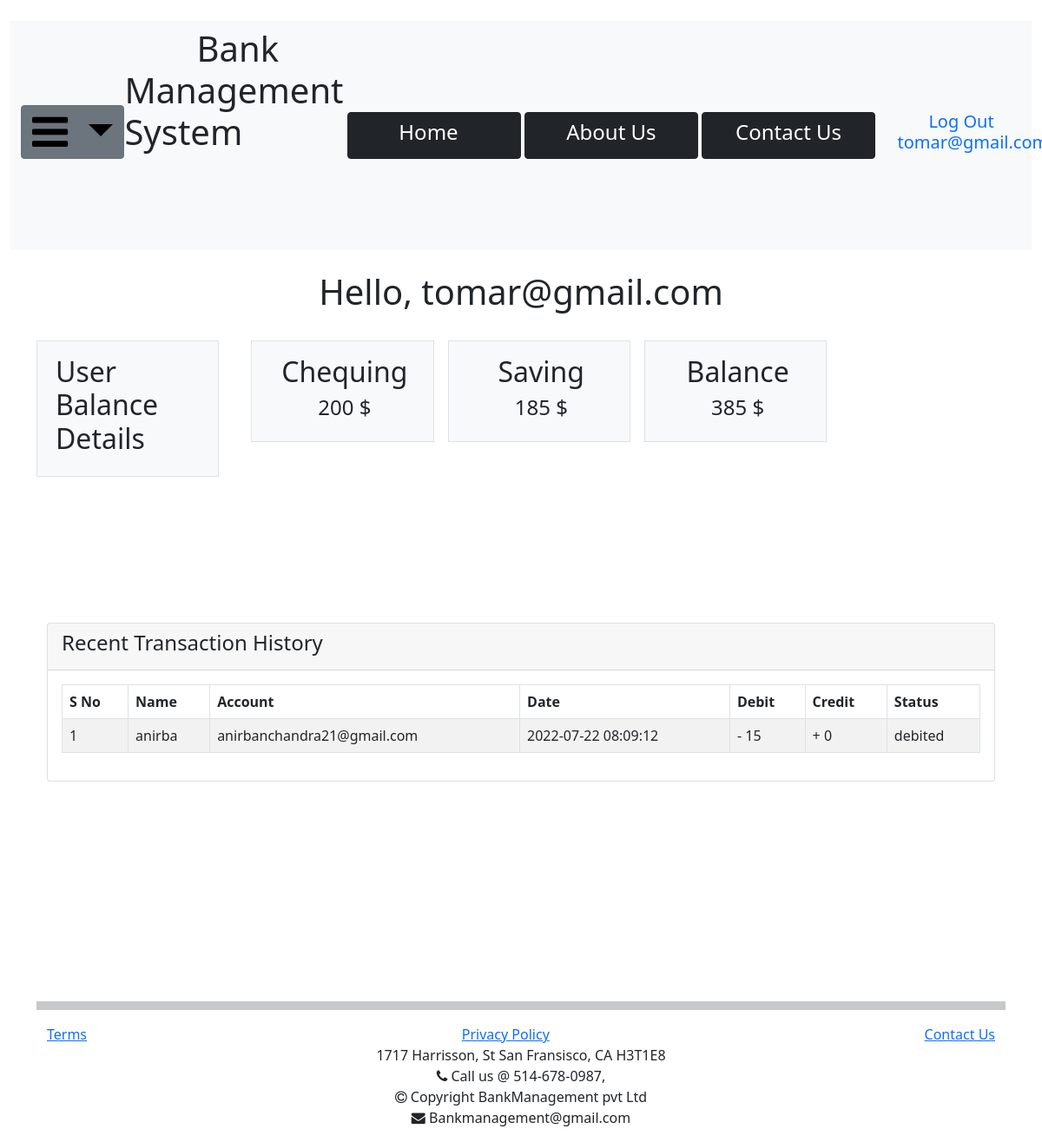
The page /userhome.php (signed in) on the database its author committed.
### tables this page shows
CREATE TABLE `customer_inf` (
  `id` int(11) NOT NULL,
  `SIN` int(11) NOT NULL,
  `cname` varchar(191) NOT NULL,
  `email` varchar(191) NOT NULL,
  `password` varchar(25) NOT NULL,
  `gender` varchar(6) NOT NULL DEFAULT 'MALE',
  `phNo` varchar(15) NOT NULL,
  `address` varchar(191) NOT NULL,
  `balance` int(11) NOT NULL DEFAULT 400,
  `saving` int(11) NOT NULL DEFAULT 200,
  `chequin` int(11) NOT NULL DEFAULT 200,
  `loanApply` varchar(12) NOT NULL DEFAULT 'NOT APPLIED',
  `status` varchar(8) NOT NULL DEFAULT 'ACTIVE',
  `photo` varchar(100) NOT NULL,
  `pin` varchar(15) NOT NULL,
  `Register_date` timestamp NOT NULL DEFAULT current_timestamp(),
  `cardNo` varchar(16) NOT NULL,
  `exDate` text NOT NULL DEFAULT '10/25',
  `cvv` int(3) NOT NULL,
  `cardStatus` varchar(11) NOT NULL DEFAULT 'ACTIVE',
  `cust_img` varchar(100) NOT NULL
);

CREATE TABLE `customer_transaction` (
  `id` int(11) NOT NULL,
  `email` varchar(191) NOT NULL,
  `toname` varchar(191) NOT NULL DEFAULT 'XYZ',
  `toaccount` varchar(191) NOT NULL,
  `transactionTime` timestamp NOT NULL DEFAULT current_timestamp(),
  `balance` varchar(11) NOT NULL,
  `debit` int(11) NOT NULL,
  `credit` int(11) NOT NULL,
  `rfNo` varchar(13) NOT NULL,
  `status` varchar(10) NOT NULL DEFAULT 'debited'
);

### userhome.php (the view, shortened to what this page needs)
<?php
require 'custCode.php';
$email=$_SESSION['email'];
$select = " SELECT * FROM `mydb`.`customer_inf` WHERE email = '$email' ";
$run_query=mysqli_query($con,$select);
?>
<!doctype html>
<html lang="en">
  <head>
    <link href="https://cdn.jsdelivr.net/npm/bootstrap@5.0.2/dist/css/bootstrap.min.css" rel="stylesheet">
        <link href="https://cdn.jsdelivr.net/npm/bootstrap@5.0.2/dist/css/bootstrap.min.css" rel="stylesheet"
>
        <link rel="stylesheet" href="https://cdn.jsdelivr.net/npm/bootstrap-icons@1.5.0/font/bootstrap-icons.css">
    </head>
    <body>
        <?php include('nav.php');?><br>
        <div class="container"><center>
        <h1>Hello, <?= $email ?></h1></center>
          <br>
          <div class="row row-cols-2 row-cols-lg-5 g-2 g-lg-3">
    <div class="col">
      <div class="p-3 border bg-light">
      <h2 style="margin-left:5px">User Balance Details</h2>
      </div>
    </div>
    <?php
                        if(mysqli_num_rows($run_query)>0)
                            {
                                foreach($run_query as $cust){?>
    <div class="col">
      <div class="p-3 border bg-light"><div class="text-center">
                    <h2 style="margin-left:5px">Chequing</h2>
                    <h4 style="margin-left:5px"><?php echo("         ".$cust['chequin']); ?> $</h4></div></div>
    </div>
    <div class="col">
      <div class="p-3 border bg-light"><div class="text-center">
                    <h2 style="margin-left:5px">Saving</h2>
                    <h4 style="margin-left:5px"><?php echo("         ".$cust['saving']); ?> $</h4></div></div>
    </div>
    <div class="col">
      <div class="p-3 border bg-light"><div class="text-center">
                    <h2 style="margin-left:5px">Balance</h2>
                    <h4 style="margin-left:5px"><?php echo("         ".$cust['balance']); }}?> $</h4></div></div>
    </div>
    </div>
    <br>
        <br>
        <br>
        <br>
        <br>
        <br><br>
        <div class="container" style="height: 300px;">
        <div class="card">
            <div class="card-header">
              <h4>Recent Transaction History
              </h4>
            </div>
            <div class="card-body">
              <table class="table table-bordered table-striped">
                <thead>
                  <tr>
                    <th>S No</th>
                    <th>Name</th>
                    <th>Account</th>
                    <th>Date</th>
                    <th>Debit</th>
                    <th>Credit</th>
                    <th>Status</th>
                  </tr>
                </thead>
                <tbody>
                   <?php
                    $query="SELECT * FROM `customer_transaction` WHERE email='$email'";
                    $run_query=mysqli_query($con,$query);
                    if(mysqli_num_rows($run_query)>0)
                    {
                        $i=1;
                        foreach($run_query as $student){
                        ?>
                        <tr>
                        <td> <?= $i ?></td>
                        <td> <?= $student['toname']; ?></td>
                        <td> <?= $student['toaccount']; ?></td>
                        <td><?= $student['transactionTime']; ?></td>
                        <td> - <?= $student['debit']; ?></td>
                        <td> + <?= $student['credit']; ?></td>
                        <td><?= $student['status']; ?></td>
                        </tr>
                        <?php $i=$i+1;
                    }
                }
                else
                    {
                        echo "<h5>No RRecord Found</h5>";
                    }
                  ?>
                </tbody>
              </table>
            </div>
          </div>
        </div>
        <?php include('footer.php');?>
    </body>
</html>

### rows shown on the page
customer_inf: chequin "200", saving "185", balance "385"
customer_transaction: toname "anirba", toaccount "anirbanchandra21@gmail.com", transactionTime "2022-07-22 08:09:12", debit "15", credit "0", status "debited"

### other values the page prints
$email "tomar@gmail.com"
